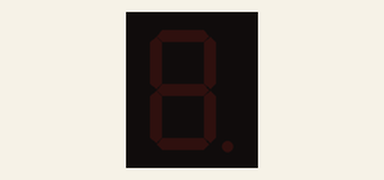
Recording of a sketch running on a simulated Arduino Uno, built with avr-gcc and run on an emulated ATmega328P. Shown: 1-digit seven-segment display.

Above: at 0.1 s.
At 0.6 s:
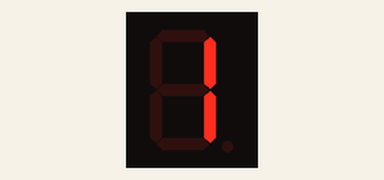
At 1.1 s:
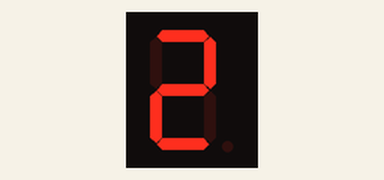
At 2.1 s:
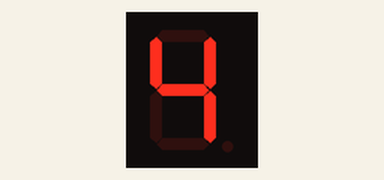
At 3.1 s:
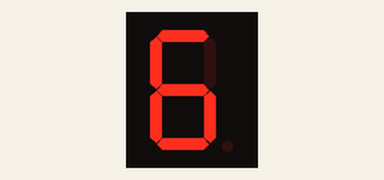
At 4.6 s:
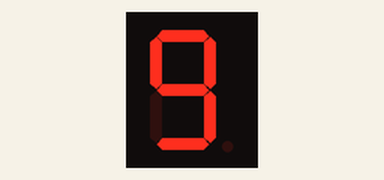

The sketch:

SevSeg_Counter.ino
```cpp
#include "SevSeg.h"
SevSeg sevseg; //Instantiate a seven segment controller object

void setup() {
  byte numDigits = 1;
  byte digitPins[] = {};
  byte segmentPins[] = {1,10,8,6,5,2,9};
  bool resistorsOnSegments = true; // 'false' means resistors are on digit pins
  byte hardwareConfig = COMMON_ANODE; // See README.md for options
  bool updateWithDelays = false; // Default. Recommended
  bool leadingZeros = false; // Use 'true' if you'd like to keep the leading zeros

  sevseg.begin(hardwareConfig, numDigits, digitPins, segmentPins, resistorsOnSegments, updateWithDelays, leadingZeros);
  sevseg.setBrightness(100);
}

void loop() {
for(int i = 1;i<10;i++)
{
  sevseg.setNumber(i);
delay(500);
sevseg.refreshDisplay();
}
}
```

Measured:
- by itself, everything shown: repeats every 4.5 s, in 9 steps
- what the display in image 1 shows lasts 0.5 s, from 0.5 s to 1.0 s
